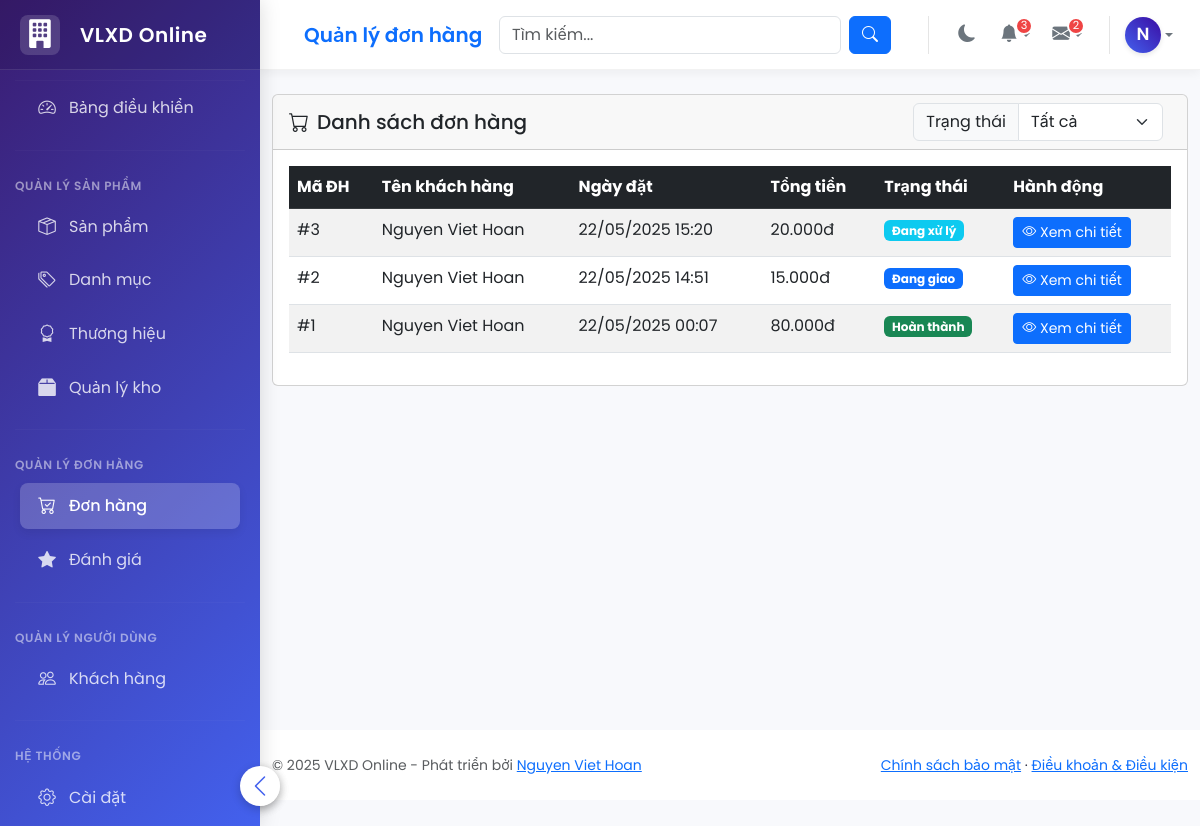
Page /admin/orders/index.php (signed in) on the committed database.
### tables this page shows
CREATE TABLE `orders` (
  `OrderID` int(11) NOT NULL,
  `UserID` int(11) DEFAULT NULL,
  `CustomerName` varchar(100) NOT NULL,
  `CustomerPhone` varchar(15) NOT NULL,
  `CustomerAddress` text NOT NULL,
  `OrderDate` datetime DEFAULT current_timestamp(),
  `TotalAmount` decimal(15,0) NOT NULL CHECK (`TotalAmount` >= 0),
  `Status` varchar(50) DEFAULT 'Mới',
  `Notes` text DEFAULT NULL
);

CREATE TABLE `users` (
  `UserID` int(11) NOT NULL,
  `FullName` varchar(100) NOT NULL,
  `Email` varchar(100) NOT NULL,
  `PasswordHash` varchar(255) NOT NULL,
  `PhoneNumber` varchar(15) DEFAULT NULL,
  `Address` text DEFAULT NULL,
  `CreatedAt` datetime DEFAULT current_timestamp(),
  `IsActive` tinyint(1) DEFAULT 1
);

### admin/orders/index.php (the view, shortened to what this page needs)
<?php
require_once '../../config/db_connection.php';
$filter_condition = '';
$query = "SELECT o.OrderID, o.OrderDate, o.TotalAmount, o.Status,
                 u.FullName as CustomerName
          FROM Orders o
          LEFT JOIN Users u ON o.UserID = u.UserID
          $filter_condition
          ORDER BY o.OrderDate DESC";
$result = $conn->query($query);
include_once '../includes/header_admin.php';
include_once '../includes/sidebar_admin.php';
?>
<div class="container-fluid mt-4">
    <div class="card mb-4">
        <div class="card-header d-flex justify-content-between align-items-center flex-wrap">
            <h5 class="mb-0 me-2"><i class="bi bi-cart me-2"></i>Danh sách đơn hàng</h5>
            <form method="get" action="" class="d-flex align-items-center flex-wrap">
                <div class="input-group me-2 mb-2 mb-md-0" style="max-width: 300px;">
                    <label class="input-group-text" for="status">Trạng thái</label>
                    <select class="form-select" id="status" name="status" onchange="this.form.submit()">
                        <option value="">Tất cả</option>
                    </select>
                </div>
            </form>
        </div>
        <div class="card-body">
            <div class="table-responsive">
                <table class="table table-striped table-hover">
                    <thead class="table-dark">
                        <tr>
                            <th>Mã ĐH</th>
                            <th>Tên khách hàng</th>
                            <th>Ngày đặt</th>
                            <th>Tổng tiền</th>
                            <th>Trạng thái</th>
                            <th>Hành động</th>
                        </tr>
                    </thead>
                    <tbody>
                        <?php
                        if ($result && $result->num_rows > 0) {
                            while($row = $result->fetch_assoc()) {
                                $status_class = '';
                                switch ($row['Status']) {
                                    case 'Đang xử lý': $status_class = 'badge bg-info'; break;
                                    case 'Đang giao': $status_class = 'badge bg-primary'; break;
                                    case 'Hoàn thành': $status_class = 'badge bg-success'; break;
                                }
                        ?>
                        <tr>
                            <td>#<?php echo $row['OrderID']; ?></td>
                            <td><?php echo htmlspecialchars($row['CustomerName']); ?></td>
                            <td><?php echo date('d/m/Y H:i', strtotime($row['OrderDate'])); ?></td>
                            <td><?php echo number_format($row['TotalAmount'], 0, ',', '.'); ?>đ</td>
                            <td>
                                <span class="<?php echo $status_class; ?>"><?php echo $row['Status']; ?></span>
                            </td>
                            <td>
                                <div class="btn-group btn-group-sm">
                                    <a href="view_order.php?id=<?php echo $row['OrderID']; ?>" class="btn btn-primary">
                                        <i class="bi bi-eye"></i> Xem chi tiết
                                    </a>
                                </div>
                            </td>
                        </tr>
                        <?php
                            }
                        } else {
                        ?>
                        <tr>
                            <td colspan="6" class="text-center">Không có đơn hàng nào</td>
                        </tr>
                        <?php } ?>
                    </tbody>
                </table>
            </div>
        </div>
    </div>
</div>
<?php
include_once '../includes/footer_admin.php';
?>

### admin/includes/header_admin.php (style rules this page uses)
:root { --primary-color: #4361ee; --primary-light: #4895ef; --primary-dark: #3f37c9; --secondary-color: #4f5d75; --text-primary: #2b2d42; --text-secondary: #6c757d; --text-muted: #8d99ae; --text-light: #f8f9fa; --bg-primary: #f8f9fc; --bg-secondary: #f1f3f9; --bg-light: #ffffff; --bg-dark: #212529; --success: #10b981; --info: #3b82f6; --warning: #f59e0b; --danger: #ef4444; --sidebar-width: 260px; --sidebar-collapsed-width: 70px; --topbar-height: 70px; --card-shadow: 0 0.25rem 1rem rgba(47, 65, 146, 0.08); --transition-speed: 0.3s; --border-radius-sm: 0.25rem; --border-radius-md: 0.5rem; --border-radius-lg: 0.75rem; --border-radius-xl: 1rem; }
html, body { height: 100%; margin: 0; padding: 0; overflow-x: hidden; }
body { background-color: var(--bg-primary); color: var(--text-primary); font-family: 'Poppins', -apple-system, BlinkMacSystemFont, 'Segoe UI', Roboto, 'Helvetica Neue', Arial, sans-serif; font-weight: 400; line-height: 1.6; transition: background-color var(--transition-speed), color var(--transition-speed); min-height: 100vh; position: relative; display: flex; flex-direction: column; padding: 0; margin: 0; }

### rows in the picture
orders: OrderID "3", UserID.FullName "Nguyen Viet Hoan", OrderDate "22/05/2025 15:20", TotalAmount "20.000", Status "Đang xử lý"
orders: OrderID "2", UserID.FullName "Nguyen Viet Hoan", OrderDate "22/05/2025 14:51", TotalAmount "15.000", Status "Đang giao"
orders: OrderID "1", UserID.FullName "Nguyen Viet Hoan", OrderDate "22/05/2025 00:07", TotalAmount "80.000", Status "Hoàn thành"

### other values in the picture
$admin_page_title "Quản lý đơn hàng"
$userInitial "N"
